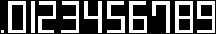
#> input picture 7-segment-digital-recongnition/number/n5.bmp, 216 x 34 px
$ python f.py   (older library calls are emulated)
#> lines starting #> are read from the running program, lines starting #| are printed output that depends on the picture; after the words box and inside, x2 and y2 are one past the last pixel; in counts of white or black regions, pixels touching at a corner belong together
#coding=utf-8
import cv2
import numpy as np
import matplotlib.image as mpimg
from matplotlib import pyplot as plt

#灰度最大最小值的均值+最小值
def maxMinAvarge(img):
	max=np.max(img)
	min=np.min(img)
	return (max-min)/2+min

def zhifangtu(img,pos,title):
	bins = np.arange(257)

	item = img
	hist,bins = np.histogram(item,bins)
	width = 0.7*(bins[1]-bins[0])
	center = (bins[:-1]+bins[1:])/2
	plt.subplot(pos),plt.bar(center, hist, align = 'center', width = width),plt.title(title)
	return

def bitand(img1,img2):
	bit=0.0;
	re=np.zeros((32+2,40), np.uint8)
	for i in range(len(img1)):
		for j in range(len(img1[i])):
			if(img1[i][j]!=img2[i][j]):
				re[i][j]=255
				bit=bit+1
	return [re,bit/(34*40)]

def getContoursRectImage(img):
	result_img=[]
	result_hu=[]
	image, contours, hierarchy = cv2.findContours(img.copy(),cv2.RETR_EXTERNAL,cv2.CHAIN_APPROX_NONE)
	new_img=np.zeros((len(img),len(img[0])), np.uint8)
	new_img=cv2.drawContours(new_img,contours,-1,(255,255,255),1)
	image, contours, hierarchy = cv2.findContours(new_img.copy(),cv2.RETR_EXTERNAL,cv2.CHAIN_APPROX_NONE)
	for ctr in contours:
		rect=cv2.boundingRect(ctr)
		roi = new_img[rect[1]:rect[3]+rect[1],rect[0]:rect[2]+rect[0]]
		width=int(32*rect[2]/rect[3])
		roi = cv2.resize(roi, (width, 32), interpolation=cv2.INTER_AREA)
		#blank_image = np.zeros((32+2,width+2), np.uint8)
		#blank_image[1:32+1,1:width+1]=roi
		blank_image = np.zeros((32+2,40), np.uint8)
		tmpx=int(40/2-width/2)
		if(tmpx<=0):tmpx=0
		blank_image[1:32+1,tmpx-1:tmpx+width-1]=roi
		#blank_image=cv2.Canny(blank_image,100,200)
		image, contours1, hierarchy = cv2.findContours(blank_image.copy(),cv2.RETR_EXTERNAL,cv2.CHAIN_APPROX_NONE)
		m=cv2.moments(ctr)
		hm=cv2.HuMoments(m)
		result_hu.append(hm)
		result_img.append(blank_image)
	return [result_img,result_hu]

number_mod=cv2.threshold(cv2.cvtColor(cv2.imread('./number/n5.bmp'),cv2.COLOR_BGR2GRAY),128,255,cv2.THRESH_BINARY)[1]
#> number_mod: shape (34, 216); 34.9% white; 11 white regions (1 under 20 px), largest, box (x1, y1, x2, y2) and area: (175, 1, 193, 33) 334, (8, 1, 26, 33) 301, (129, 1, 147, 33) 297
# [7 lines of commented-out code are left out]
img=cv2.imread('./images/QQ20160318-1.png')
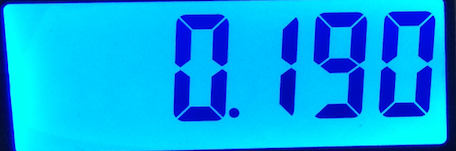
#> input picture 7-segment-digital-recongnition/images/QQ20160318-1.png, 456 x 151 px
#> img is the input picture: shape (151, 456, 3); mean B, G, R 237.5, 166.1, 2
#img=cv2.imread('./images/QQ20160317-4.png') #车牌
#img=cv2.imread('./imagesp/hoto_2.jpg')
#img=cv2.imread('./images/photo_1.jpg')
width=int(32*len(img[0])/len(img))
#> width = 96
img = cv2.resize(img, (width, 32), interpolation=cv2.INTER_AREA)
#> img: shape (32, 96, 3)
img_gray=cv2.cvtColor(img,cv2.COLOR_BGR2GRAY) #灰度
img_smooth=cv2.GaussianBlur(img_gray, (1,7), 0) #高斯平滑,纵向,为了让0,7这种上下连通
img_equ=img_smooth
#if( (np.max(img_smooth)-np.min(img_smooth))/255 <=0.3 ):
#img_equ=cv2.equalizeHist(img_smooth)
#如果灰度的均值大于 maxMinAvarge 则说明背景偏亮,则要让背景变为黑色
if(np.mean(img_smooth)>maxMinAvarge(img_smooth)):
#> in maxMinAvarge, `max=np.max(img)`: max = 179
#> in maxMinAvarge, `min=np.min(img)`: min = 14
	ret,img_binary=cv2.threshold(img_equ,maxMinAvarge(img_smooth),255,cv2.THRESH_BINARY_INV)
#> img_binary: shape (32, 96); 21.7% white; 7 white regions (1 under 20 px)
#> ret = 96
else:
	ret,img_binary=cv2.threshold(img_equ,maxMinAvarge(img_smooth),255,cv2.THRESH_BINARY)

number_image=getContoursRectImage(img_binary)
#> in getContoursRectImage, `image, contours, hierarchy = cv2.findContours(img.copy(),cv2.RETR_EXTE..`: contours = 7 contours, 1 with area under 20; largest, box (x1, y1, x2, y2) and area: (37, 3, 48, 26) 216, (80, 3, 91, 25) 194, (66, 3, 77, 25) 147, (59, 4, 63, 24) 39, (93, 0, 96, 32) 34, (0, 0, 3, 32) 27
#> in getContoursRectImage, `new_img=np.zeros((len(img),len(img[0])), np.uint8)`: new_img: shape (32, 96); every value is 0
#> in getContoursRectImage, `new_img=cv2.drawContours(new_img,contours,-1,(255,255,255),1)`:
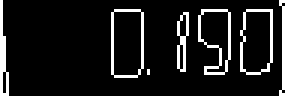
#> new_img: shape (32, 96) (shown 3 times larger); 11.1% white in thin lines or dots
#> the loop in getContoursRectImage, `for ctr in contours:` made 7 passes
#> (rect, width) on passes 3 to 5: ((80, 3, 11, 22), 16), ((66, 3, 11, 22), 16), ((37, 3, 11, 23), 15)
#> (rect, width, contours1, hm) on passes 6 to 7: ((93, 0, 3, 32), 3, 1 contour; box (x1, y1, x2, y2) and area: (17, 1, 20, 33) 34, [2.72, 7.32, 0.0252, 0.00284, -2.4e-05, -0.00768, -1.17e-16]), ((0, 0, 3, 32), 3, 1 contour; box (x1, y1, x2, y2) and area: (17, 1, 20, 33) 27, [1.17, 1.34, 0.329, 0.31, 0.0988, 0.358, -0.000178])
#> after the loop in getContoursRectImage, `for ctr in contours:`:
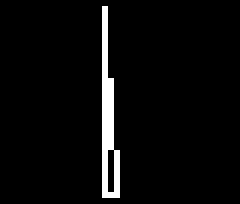
#> blank_image: shape (34, 40) (shown 6 times larger); 3.9% white in thin lines or dots, all inside (x1, y1, x2, y2) = (17, 1, 20, 33)
#> after the loop in getContoursRectImage, `for ctr in contours:`: result_hu = 7 items
#> number_image = 2 items

plt.subplot(421),plt.imshow(img_gray,'gray'),plt.title('gray')
zhifangtu(img_gray,422,str(np.mean(img_gray)))
#> in zhifangtu, `hist,bins = np.histogram(item,bins)`: hist = 256 values, max 146 at index 150, min 0 at index 0, mean 12; bins = 257 values from 0 to 256
#> in zhifangtu, `width = 0.7*(bins[1]-bins[0])`: width = 0.7
#> in zhifangtu, `center = (bins[:-1]+bins[1:])/2`: center = 256 values from 0.5 to 255.5

plt.subplot(423),plt.imshow(img_binary,'gray'),plt.title('img_binary')
zhifangtu(img_binary,424,str(maxMinAvarge(img_equ)))

plt.subplot(425),plt.imshow(img,'gray'),plt.title('final')

plt.figure(2)
j=1
for i in number_image[0]:
	plt.subplot(10,3,j),plt.imshow(i,'gray')
	j=j+1
#> this loop made 7 passes
#> after the loop, j = 8


plt.figure(3)
j=1
tmp=getContoursRectImage(number_mod)
#> in getContoursRectImage (call 2), `image, contours, hierarchy = cv2.findContours(img.copy(),cv2.RETR_EXTE..`: contours = 11 contours, 1 with area under 20; largest, box (x1, y1, x2, y2) and area: (175, 1, 193, 33) 527, (8, 1, 26, 33) 527, (129, 1, 147, 33) 357, (197, 1, 215, 33) 348, (107, 1, 125, 33) 190
#> in getContoursRectImage (call 2), `new_img=np.zeros((len(img),len(img[0])), np.uint8)`: new_img: shape (34, 216); every value is 0
#> in getContoursRectImage (call 2), `new_img=cv2.drawContours(new_img,contours,-1,(255,255,255),1)`:
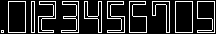
#> new_img: shape (34, 216); 16.2% white in thin lines or dots
#> the loop in getContoursRectImage (call 2), `for ctr in contours:` made 11 passes
#> (rect, width) on passes 2, 3, 7, 8, 9, 11: ((197, 1, 18, 32), 18), ((175, 1, 18, 32), 18), ((84, 1, 18, 32), 18), ((61, 1, 18, 32), 18), ((38, 1, 18, 32), 18), ((8, 1, 18, 32), 18)
#> (rect, width, hm) on passes 4 to 6: ((152, 1, 18, 32), 18, [0.702, 0.156, 0.173, 0.0467, 0.00352, 0.0143, -0.00228]), ((129, 1, 18, 32), 18, [0.3, 0.0263, 0.00628, 0.0066, 4.2e-05, 0.00104, -6.6e-06]), ((107, 1, 18, 32), 18, [0.76, 0.215, 0.00162, 0.00261, 4.93e-06, 0.0012, -2.06e-06])
#> pass 1, in getContoursRectImage (call 2), `roi = cv2.resize(roi, (width, 32), interpolation=cv2.INTER_AREA)`:
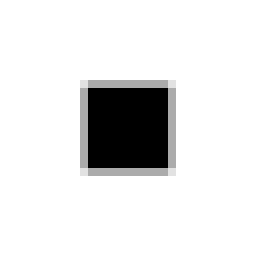
#> roi: shape (32, 32) (shown 8 times larger); min 0, max 255, mean 226.7
#> pass 1, in getContoursRectImage (call 2), `image, contours1, hierarchy = cv2.findContours(blank_image.copy(),cv2...`:
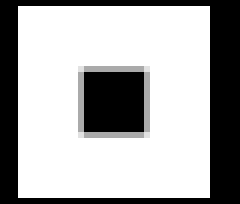
#> image: shape (34, 40) (shown 6 times larger); min 0, max 255, mean 170.7
#> after the loop in getContoursRectImage (call 2), `for ctr in contours:`: result_hu = 11 items
#> tmp = 2 items
plt.subplot(3,5,12),plt.imshow(number_image[0][2],'gray')
i=0
for i in range(len(tmp[0])):
	plt.subplot(3,5,j),plt.imshow(tmp[0][i],'gray'),plt.title(str(cv2.matchShapes(number_image[1][2],tmp[1][i],2,0.0)))
	# [6 lines of commented-out code are left out]
	j=j+1
#> this loop made 11 passes
#> after the loop, j = 12
#print cv2.matchShapes(tmp[1][1],tmp[1][4],1,0.0)
#print cv2.matchShapes(tmp[1][5],tmp[1][8],1,0.0)
#plt.subplot(111),plt.imshow(number_mod,'gray')

plt.show()
#> figure, not shown here; B, G, R data is drawn as R, G, B; panel 2: tallest bar 146 high, from x = 150.2 to 150.8; panel 4: tallest bar 2405 high, from x = 0.15 to 0.85
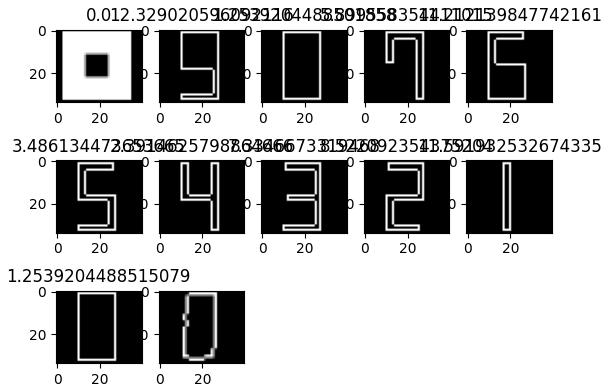
#> figure drawn by matplotlib, 12 panels
